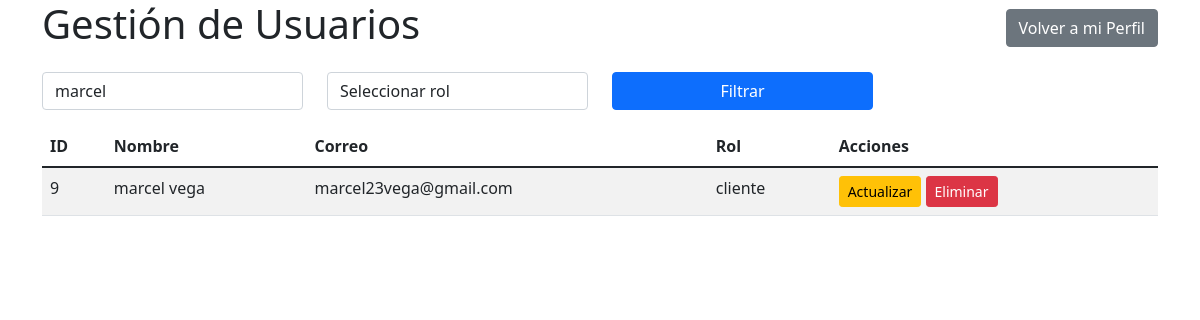
The page /usuarios.php?buscar=marcel (signed in) on the database its author committed.
### tables this page shows
CREATE TABLE `usuarios` (
  `id` int(11) NOT NULL,
  `rol_id` int(11) NOT NULL,
  `correo` varchar(100) NOT NULL,
  `cedula` varchar(20) NOT NULL,
  `nombre` varchar(50) NOT NULL,
  `apellido` varchar(50) NOT NULL,
  `contrasena` varchar(255) NOT NULL,
  `fecha_registro` timestamp NOT NULL DEFAULT current_timestamp(),
  `imagen_perfil` varchar(255) DEFAULT NULL,
  `descripcion` text DEFAULT NULL,
  `fecha_nacimiento` date DEFAULT NULL
);

CREATE TABLE `roles` (
  `id` int(11) NOT NULL,
  `descripcion` varchar(50) NOT NULL
);

### usuarios.php (the view, shortened to what this page needs)
<?php
include 'CRUD/conexion.php';
?>
<!DOCTYPE html>
<html lang="es">
<head>
    <link rel="stylesheet" href="https://cdn.jsdelivr.net/npm/bootstrap@5.1.3/dist/css/bootstrap.min.css">
</head>
<body>
    <div class="container">
        <div class="d-flex justify-content-between align-items-center mb-3">
            <h1>Gestión de Usuarios</h1>
            <a href="perfil.php" class="btn btn-secondary"><i class="fas fa-arrow-left"></i> Volver a mi Perfil</a>
        </div>
        <form method="GET" class="mb-3">
            <div class="row">
                <div class="col-md-3">
                    <input type="text" name="buscar" class="form-control" placeholder="Buscar por nombre o correo" value="<?= isset($_GET['buscar']) ? $_GET['buscar'] : '' ?>">
                </div>
                <div class="col-md-3">
                    <select name="rol" class="form-control">
                        <option value="">Seleccionar rol</option>
                    </select>
                </div>
                <div class="col-md-3">
                    <button type="submit" class="btn btn-primary w-100">Filtrar</button>
                </div>
            </div>
        </form>
        <table class="table table-striped">
            <thead>
                <tr>
                    <th>ID</th>
                    <th>Nombre</th>
                    <th>Correo</th>
                    <th>Rol</th>
                    <th>Acciones</th>
                </tr>
            </thead>
            <tbody>
                <?php
                $buscar = isset($_GET['buscar']) ? $_GET['buscar'] : '';
                $sql = "SELECT u.id, u.nombre, u.apellido, u.correo, r.descripcion AS tipo_usuario
                        FROM usuarios u
                        INNER JOIN roles r ON u.rol_id = r.id
                        WHERE 1=1";
                if ($buscar) {
                    $sql .= " AND (u.nombre LIKE '%$buscar%' OR u.correo LIKE '%$buscar%')";
                }
                $resultado = $conn->query($sql);
                while ($usuario = $resultado->fetch_assoc()): ?>
                <tr>
                    <td><?= $usuario['id'] ?></td>
                    <td><?= $usuario['nombre'] . ' ' . $usuario['apellido'] ?></td>
                    <td><?= $usuario['correo'] ?></td>
                    <td><?= $usuario['tipo_usuario'] ?></td>
                    <td>
                        <a href="CRUD/actualizar.php?id=<?= $usuario['id'] ?>" class="btn btn-warning btn-sm">Actualizar</a>
                        <?php if ($_SESSION['tipo_usuario'] === 'administrador'): ?>
                        <a href="CRUD/eliminar.php?id=<?= $usuario['id'] ?>" class="btn btn-danger btn-sm" onclick="return confirm('¿Estás seguro de que deseas eliminar este usuario?')">Eliminar</a>
                        <?php endif; ?>
                    </td>
                </tr>
                <?php endwhile; ?>
            </tbody>
        </table>
    </div>
</body>
</html>

### rows shown on the page
usuarios: id "9", nombre "marcel", apellido "vega", correo "marcel23vega@gmail.com", rol.descripcion "cliente"
